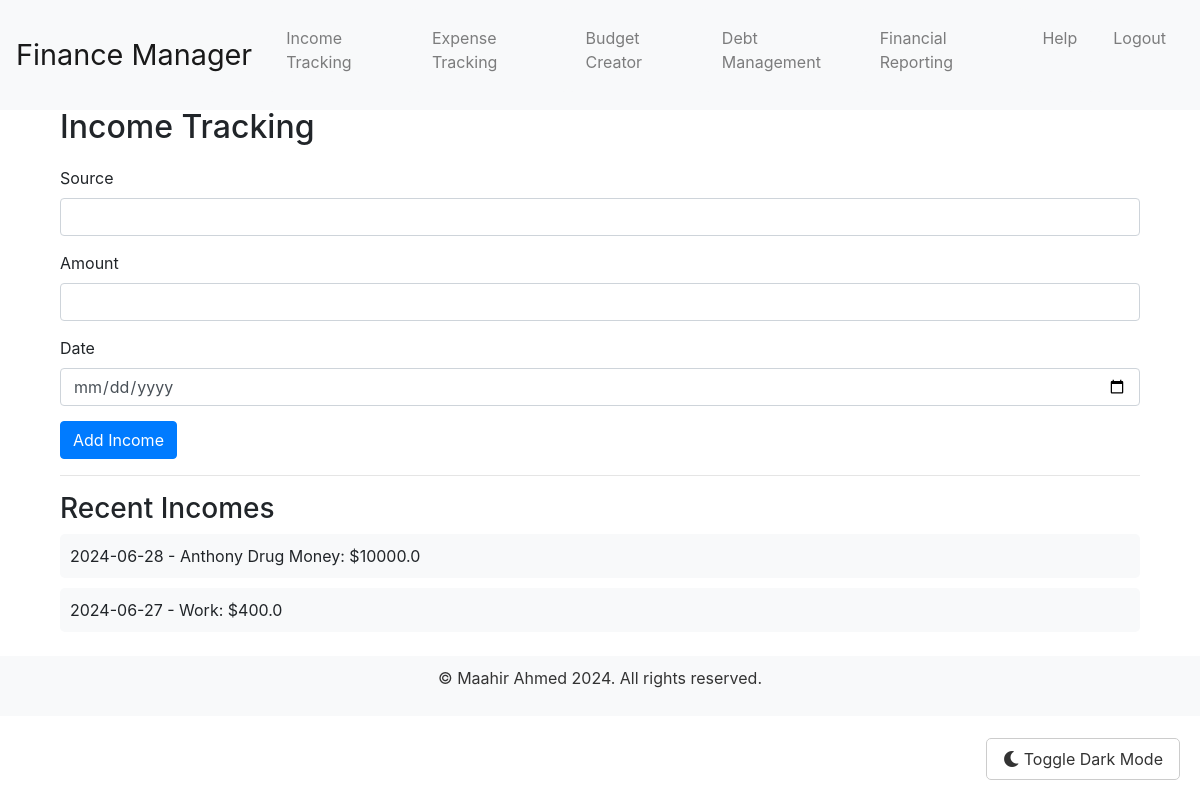
/income (signed in), run on the app's committed database.
### tables this page shows
CREATE TABLE incomes (
                id INTEGER PRIMARY KEY,
                username TEXT,
                source TEXT,
                amount REAL,
                date TEXT
            );

### app.py (the view, shortened to what this page needs)
@app.route('/income', methods=['GET', 'POST'])
def income():
    current_user = get_current_user()
    if not current_user:
        return redirect(url_for('login'))
    c.execute("SELECT source, amount, date FROM incomes WHERE username=? ORDER BY date DESC LIMIT 10", (current_user,))
    incomes = c.fetchall()
    return render_template('income.html', incomes=incomes, current_date=datetime.now().strftime('%Y-%m-%d'))

### app.py (called while the page is built)
def get_current_user():
    return session['username'] if 'username' in session else None

### templates/income.html (shortened to what this page needs)
{% extends "base.html" %}
{% block content %}
<div class="container">
    <h2>Income Tracking</h2>
    <form method="post" action="{{ url_for('income') }}">
        <div class="form-group">
            <label for="source">Source</label>
            <input type="text" class="form-control" id="source" name="source" required>
        </div>
        <div class="form-group">
            <label for="amount">Amount</label>
            <input type="number" step="0.01" class="form-control" id="amount" name="amount" required>
        </div>
        <div class="form-group">
            <label for="date">Date</label>
            <input type="date" class="form-control" id="date" name="date" required>
        </div>
        <button type="submit" class="btn btn-primary">Add Income</button>
    </form>
    <hr>
    <h3>Recent Incomes</h3>
    <ul>
        {% for income in incomes %}
        <li>{{ income[2] }} - {{ income[0] }}: ${{ income[1] }}</li>
        {% endfor %}
    </ul>
</div>
{% endblock %}

### static/css/styles.css (style rules this page uses)
body { padding-top: 60px; transition: background-color 0.3s ease, color 0.3s ease; }
.form-group { margin-bottom: 15px; }
h2 { margin-bottom: 20px; }
ul { list-style-type: none; padding: 0; }
ul li { margin-bottom: 10px; background-color: #f8f9fa; padding: 10px; border-radius: 5px; transition: background-color 0.3s ease, color 0.3s ease; }

### data on the page
incomes: date "2024-06-28", source "Anthony Drug Money", amount "10000.0"
incomes: date "2024-06-27", source "Work", amount "400.0"
